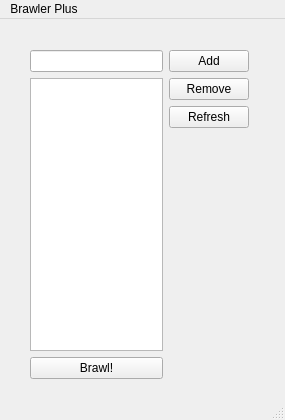
<?xml version="1.0" encoding="UTF-8"?>
<ui version="4.0">
 <class>MainWindow</class>
 <widget class="QMainWindow" name="MainWindow">
  <property name="geometry">
   <rect>
    <x>0</x>
    <y>0</y>
    <width>285</width>
    <height>420</height>
   </rect>
  </property>
  <property name="sizePolicy">
   <sizepolicy hsizetype="Fixed" vsizetype="Fixed">
    <horstretch>0</horstretch>
    <verstretch>0</verstretch>
   </sizepolicy>
  </property>
  <property name="minimumSize">
   <size>
    <width>285</width>
    <height>420</height>
   </size>
  </property>
  <property name="maximumSize">
   <size>
    <width>285</width>
    <height>420</height>
   </size>
  </property>
  <property name="windowTitle">
   <string>Brawler Plus</string>
  </property>
  <property name="windowIcon">
   <iconset>
    <normaloff>icons/WindowIcon.jpg</normaloff>icons/WindowIcon.jpg</iconset>
  </property>
  <widget class="QWidget" name="centralWidget">
   <widget class="QWidget" name="horizontalLayoutWidget">
    <property name="geometry">
     <rect>
      <x>19</x>
      <y>20</y>
      <width>241</width>
      <height>351</height>
     </rect>
    </property>
    <layout class="QHBoxLayout" name="horizontalLayout">
     <item>
      <layout class="QVBoxLayout" name="verticalLayout">
       <item>
        <widget class="QLineEdit" name="playerEdit">
         <property name="maxLength">
          <number>20</number>
         </property>
        </widget>
       </item>
       <item>
        <widget class="QListWidget" name="playerList">
         <property name="selectionMode">
          <enum>QAbstractItemView::MultiSelection</enum>
         </property>
        </widget>
       </item>
       <item>
        <widget class="QPushButton" name="fightButton">
         <property name="text">
          <string>Brawl!</string>
         </property>
        </widget>
       </item>
      </layout>
     </item>
     <item>
      <layout class="QVBoxLayout" name="verticalLayout_3">
       <item>
        <widget class="QPushButton" name="addButton">
         <property name="toolTip">
          <string/>
         </property>
         <property name="text">
          <string>Add</string>
         </property>
         <property name="shortcut">
          <string>Return</string>
         </property>
        </widget>
       </item>
       <item>
        <widget class="QPushButton" name="removeButton">
         <property name="text">
          <string>Remove</string>
         </property>
        </widget>
       </item>
       <item>
        <widget class="QPushButton" name="refreshButton">
         <property name="text">
          <string>Refresh</string>
         </property>
        </widget>
       </item>
       <item>
        <spacer name="verticalSpacer_2">
         <property name="orientation">
          <enum>Qt::Vertical</enum>
         </property>
         <property name="sizeHint" stdset="0">
          <size>
           <width>20</width>
           <height>40</height>
          </size>
         </property>
        </spacer>
       </item>
      </layout>
     </item>
    </layout>
   </widget>
  </widget>
  <widget class="QMenuBar" name="menuBar">
   <property name="geometry">
    <rect>
     <x>0</x>
     <y>0</y>
     <width>285</width>
     <height>21</height>
    </rect>
   </property>
   <widget class="QMenu" name="menuBrawler_Plus">
    <property name="title">
     <string>Brawler Plus</string>
    </property>
    <addaction name="actionPreferences"/>
    <addaction name="actionAbout"/>
    <addaction name="actionQuit"/>
   </widget>
   <addaction name="menuBrawler_Plus"/>
  </widget>
  <widget class="QStatusBar" name="statusBar"/>
  <action name="actionNew_Player">
   <property name="text">
    <string>New Player</string>
   </property>
  </action>
  <action name="actionQuit">
   <property name="enabled">
    <bool>true</bool>
   </property>
   <property name="icon">
    <iconset>
     <normaloff>icons/QuitIcon.png</normaloff>icons/QuitIcon.png</iconset>
   </property>
   <property name="text">
    <string>Quit</string>
   </property>
  </action>
  <action name="actionAbout">
   <property name="icon">
    <iconset>
     <normaloff>icons/AboutIcon.png</normaloff>icons/AboutIcon.png</iconset>
   </property>
   <property name="text">
    <string>About</string>
   </property>
  </action>
  <action name="actionPreferences">
   <property name="icon">
    <iconset>
     <normaloff>icons/PreferencesIcon.png</normaloff>icons/PreferencesIcon.png</iconset>
   </property>
   <property name="text">
    <string>Preferences</string>
   </property>
  </action>
 </widget>
 <layoutdefault spacing="6" margin="11"/>
 <resources/>
 <connections/>
</ui>
